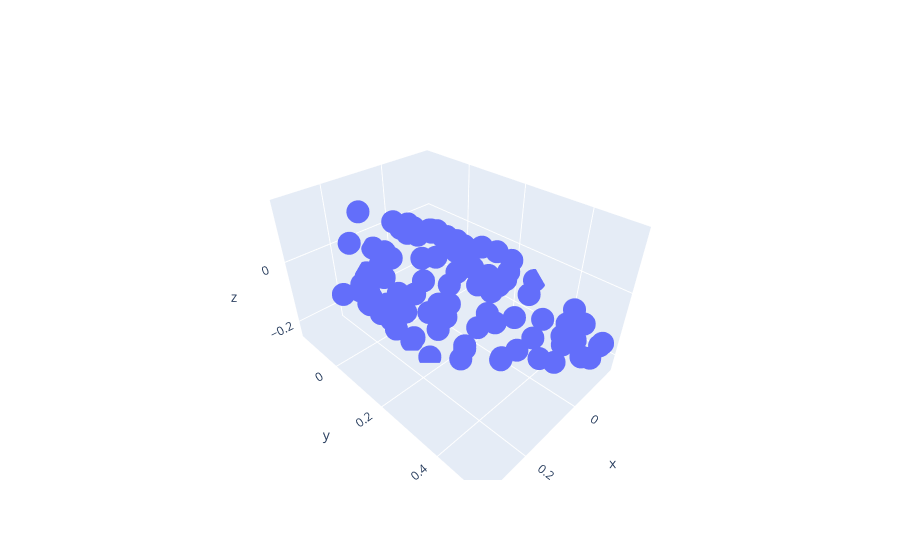

Notebook source saved alongside this figure:
### Code cell
# Run Generic MOEA/D
max_func_evals = 5000

evolver_opt = MOEA_D(problem, use_surrogates=True, n_gen_per_iter=10, total_function_evaluations=max_func_evals)
while evolver_opt.continue_evolution():
        evolver_opt.iterate()
        print("FE count:",evolver_opt._function_evaluation_count)
objectives = evolver_opt.population.objectives
fig1 = go.Figure(data=go.Scatter3d(x=objectives[:,0],y=objectives[:,1],z=objectives[:,2], mode="markers"))
fig1
